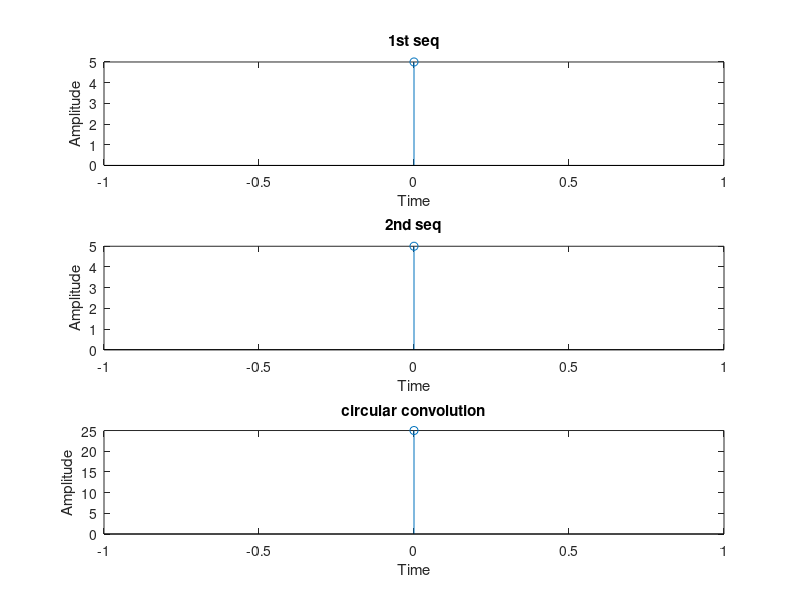

Here is the MATLAB script that generated this plot:
%% Program to find circular convolution using DFT and IDFT
clear all;
close all;
clc;
x=input('Enter the 1st Sequence: ');
h=input('Enter the 2nd Sequence: ');
N=max(length(x), length(h));
X=fft(x,N);
H=fft(h,N);
Y=X.*H;
y=ifft(Y,N);
figure;
subplot(3,1,1);
stem(0:length(x)-1,x);
xlabel('Time');
ylabel('Amplitude');
title('1st seq');
subplot(3,1,2);
stem(0:length(h)-1, h);
xlabel('Time');
ylabel('Amplitude');
title('2nd seq');
subplot(3,1,3);
stem(0:N-1,real(y));
xlabel('Time');
ylabel('Amplitude');
title('circular convolution');
disp('circular convolution');
disp(real(y));